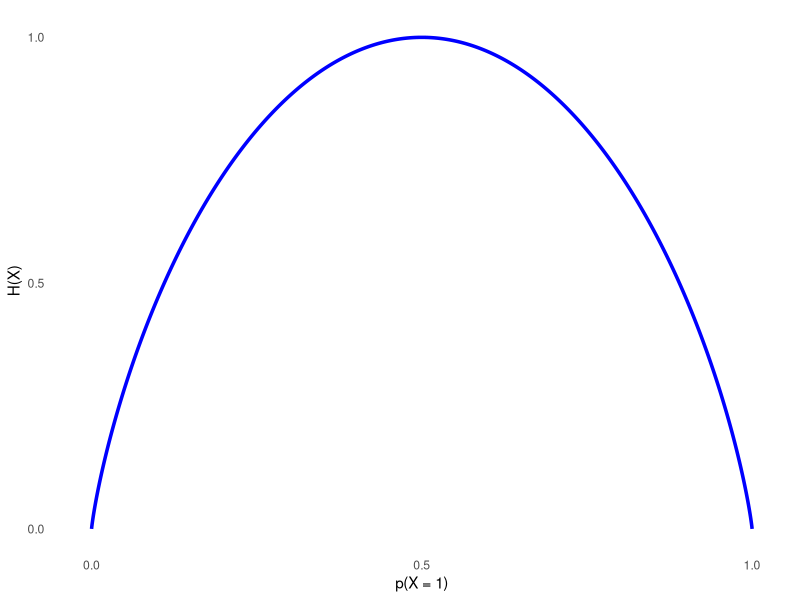

Write R code to recreate this figure.
library(tidyverse)

theta <- seq(0, 1, length.out = 10000)

H <- function(theta) {
  -(theta * log2(theta) +
      (1 - theta) * log2(1 - theta))
}

# avoid NaN at 0 and 1
H_vals <- H(theta)
H_vals[is.nan(H_vals)] <- 0

df <- tibble(theta = theta, H = H_vals)

ggplot(
  df,
  aes(x = theta, y = H)
) +
  geom_line(color = "blue", linewidth = 1.2) +
  coord_cartesian(
    xlim = c(-0.01, 1.01),
    ylim = c(0, 1.01)
  ) +
  scale_x_continuous(
    breaks = c(0, 0.5, 1)
  ) +
  scale_y_continuous(
    breaks = c(0, 0.5, 1)
  ) +
  labs(
    x = "p(X = 1)",
    y = "H(X)"
  ) +
  theme_minimal() +
  theme(
    panel.grid = element_blank()
  )
